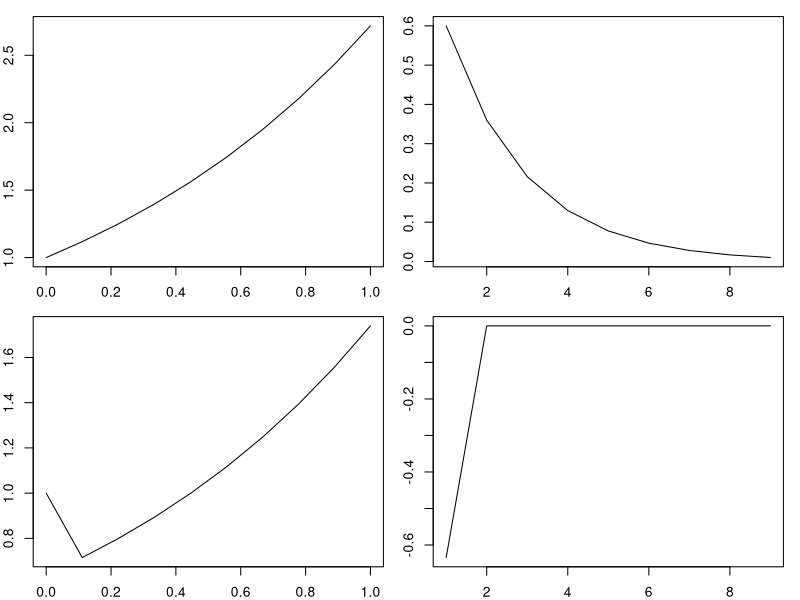
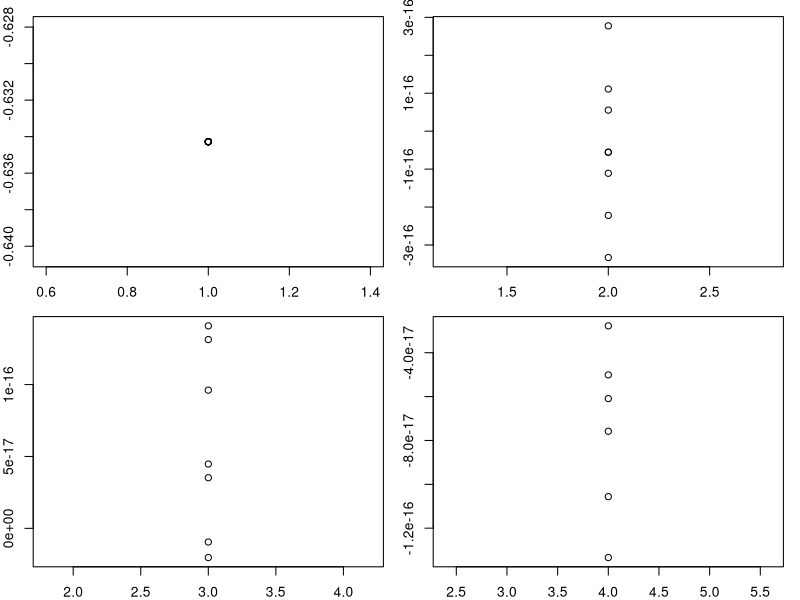
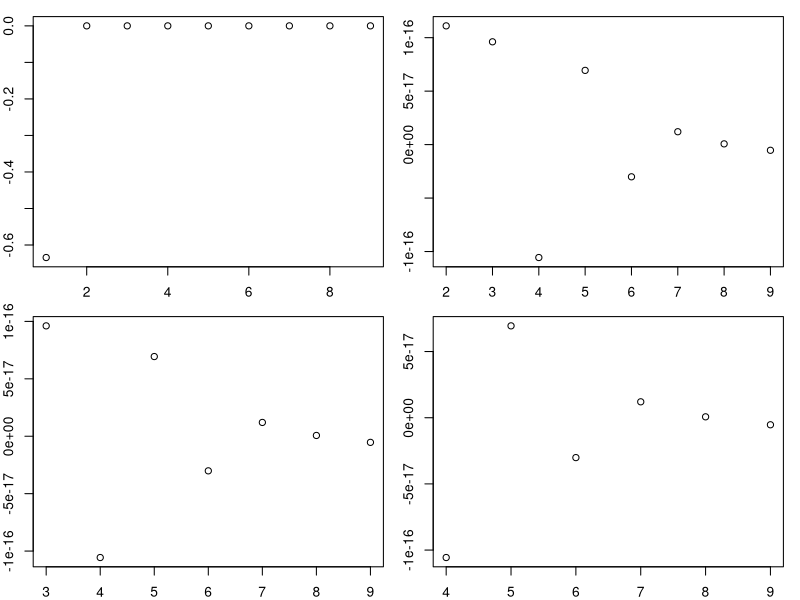

The R source for these figures, in order:
################################################################################
################################################################################

# go from T'DT to Sigma

T = matrix(c( 1, 0,0,
             -0.6, 1,0,
             0,-0.6,1), byrow = TRUE, nc = 3, nr = 3) ; T

D = matrix(c(5,0,0,
             0,6,0,
             0,0,7), byrow = TRUE, nc = 3, nr = 3) ; D

Sigma = solve(t(T) %*% solve(D) %*% T) ; Sigma

cov2cor(Sigma)

cov2cor(Sigma/Sigma[1,1])

all.equal(T %*% Sigma %*% t(T), D)

solve(chol(Sigma))

################################################################################

# go from Sigma to T'DT 

mod.chol = function(Sigma){
    
    U = t(chol(Sigma)) ; U
    
    D = diag(diag(U^2)) ; D
    
    T = solve(U %*% solve(sqrt(D))) ; T
    
    return(list(D = D, T = T))
    
}

mc = mod.chol(Sigma) ; mc

all.equal(mc$D, D)

all.equal(mc$T, T)

all.equal(solve(t(mc$T) %*% solve(mc$D) %*% mc$T), Sigma)



# 
# mod.chol2 = function(Sigma){
#     
#     U = t(chol(Sigma)) ; U
#     
#     D = diag(diag(U^2)) ; D
#     
#     L = solve(sqrt(D)) %*% U ; L
# 
#     return(list(D = D, L = L))
#     
# }
# 
# mc = mod.chol2(Sigma) ; mc
# 
# all.equal(mc$D, D)
# 
# all.equal(solve(mc$L), T)
# 
# all.equal(sqrt(mc$D) %*% mc$L %*% t(mc$L) %*% sqrt(mc$D), Sigma)
# 

################################################################################
################################################################################

n = 10

x = seq(0, 1, length = n)
d = outer(1:n, 1:n, function(x,y) abs(x-y)) ; d
C = 0.6^d ; C

# x = sort(runif(n))
# d = outer(x, x, function(x,y) abs(x-y)) ; d
# C = 0.05^d ; C

# require(glsSplines)
# x = sort(runif(n))
# d = outer(x, x, function(x,y) abs(x-y)) ; d
# knots = seq(0,1,length = 8)[-c(1,8)] ; knots
# beta = c(1,  0.97591935,  0.08234638, -1.03156589, -0.32162117,  0.70001262,  0.40993557, -0.41971536, -0.42188591, -0.30898161)
# X = bs(d, df = 9, knots = seq(0, 1, length = 8)[-c(1, 8)], intercept = TRUE) ; head(X) ; dim(X)
# C = matrix(X %*% beta, nr = n) ; C[1:10, 1:10] ; dim(C)

V = diag(exp(x)) ; V[1:10, 1:10] ; dim(V)

Sigma = sqrt(V) %*% C %*% sqrt(V) ; Sigma

!inherits(try(solve(chol(Sigma))), "try-error")

i = lower.tri(d) ; i

j = order(d[i]) ; j

mc = mod.chol(Sigma)

round(mc$D[1:10,1:10], 3)

round(mc$T[1:10,1:10], 3)

par(mfrow = c(2,2), mar = c(2,2,1,1))

plot(x, diag(V), type = "l")

plot(d[i][j], C[i][j], type = "l")

plot(x, diag(mc$D), type = "l")

plot(d[i][j], mc$T[i][j], type = "l")


# first 4 sub-diagonals

par(mfrow = c(2,2), mar = c(2,2,1,1))

plot(diag(d[-1,]), diag(mc$T[-1,]))

plot(diag(d[-(1:2),]), diag(mc$T[-(1:2),]))

plot(diag(d[-(1:3),]), diag(mc$T[-(1:3),]))

plot(diag(d[-(1:4),]), diag(mc$T[-(1:4),]))


# first 4 columns

par(mfrow = c(2,2), mar = c(2,2,1,1))

plot(d[-1,1], mc$T[-1,1])

plot(d[-(1:2),1], mc$T[-(1:2),1])

plot(d[-(1:3),1], mc$T[-(1:3),1])

plot(d[-(1:4),1], mc$T[-(1:4),1])


################################################################################
################################################################################
